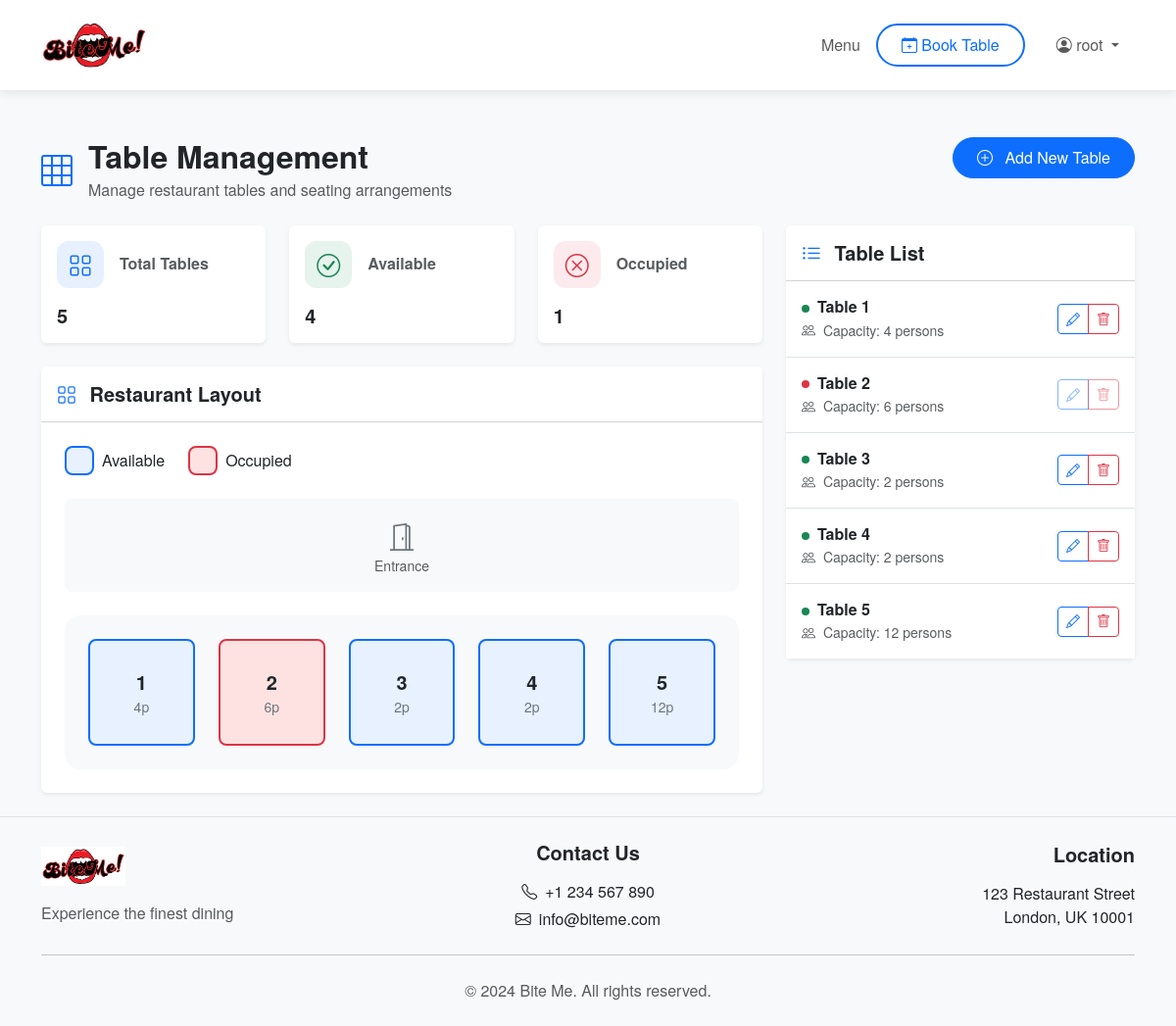
Page /manage/tables/ (signed in) on the committed database.
### booking/models.py (models this page shows, shortened)
class Table(models.Model):
    number = models.CharField(max_length=10)
    capacity = models.IntegerField()
    class Meta:
        ordering = ['number']

### booking/views.py (the view, shortened to what this page needs)
# urls.py: path('manage/tables/', admin_tables_view, name='admin_tables'),
@user_passes_test(lambda u: u.is_staff)
def admin_tables_view(request):
    tables = Table.objects.all().order_by('number')
    occupied_tables = Table.objects.filter(
        reservations__date=datetime.now().date(),
        reservations__canceled=False
    )
    context = {
        'tables': tables,
        'occupied_tables': occupied_tables,
        'available_tables': tables.count() - occupied_tables.count()
    }
    return render(request, 'booking/admin/tables.html', context)

### booking/templates/booking/admin/tables.html (shortened to what this page needs)
{% extends 'booking/base.html' %}
{% load static %}
{% block content %}
<div class="container py-4">
    <div class="row mb-4">
        <div class="col-lg-8">
            <div class="d-flex align-items-center">
                <i class="bi bi-grid-3x3 fs-2 text-primary me-3"></i>
                <div>
                    <h2 class="mb-1">Table Management</h2>
                    <p class="text-muted mb-0">Manage restaurant tables and seating arrangements</p>
                </div>
            </div>
        </div>
        <div class="col-lg-4">
            <div class="d-flex justify-content-lg-end">
                <button class="btn btn-primary" data-bs-toggle="modal" data-bs-target="#addTableModal">
                    <i class="bi bi-plus-circle me-2"></i> Add New Table
                </button>
            </div>
        </div>
    </div>
    <div class="row g-4">
        <div class="col-lg-8">
            <div class="row g-4 mb-4">
                <div class="col-md-4">
                    <div class="card border-0 shadow-sm">
                        <div class="card-body">
                            <div class="d-flex align-items-center mb-3">
                                <div class="stats-icon bg-primary bg-opacity-10 text-primary">
                                    <i class="bi bi-grid"></i>
                                </div>
                                <h6 class="card-subtitle ms-3 text-muted">Total Tables</h6>
                            </div>
                            <h3 class="card-title mb-0">{{ tables.count }}</h3>
                        </div>
                    </div>
                </div>
                <div class="col-md-4">
                    <div class="card border-0 shadow-sm">
                        <div class="card-body">
                            <div class="d-flex align-items-center mb-3">
                                <div class="stats-icon bg-success bg-opacity-10 text-success">
                                    <i class="bi bi-check-circle"></i>
                                </div>
                                <h6 class="card-subtitle ms-3 text-muted">Available</h6>
                            </div>
                            <h3 class="card-title mb-0">{{ available_tables }}</h3>
                        </div>
                    </div>
                </div>
                <div class="col-md-4">
                    <div class="card border-0 shadow-sm">
                        <div class="card-body">
                            <div class="d-flex align-items-center mb-3">
                                <div class="stats-icon bg-danger bg-opacity-10 text-danger">
                                    <i class="bi bi-x-circle"></i>
                                </div>
                                <h6 class="card-subtitle ms-3 text-muted">Occupied</h6>
                            </div>
                            <h3 class="card-title mb-0">{{ occupied_tables.count }}</h3>
                        </div>
                    </div>
                </div>
            </div>
            <div class="card border-0 shadow-sm">
                <div class="card-header bg-white py-3">
                    <h5 class="mb-0">
                        <i class="bi bi-grid text-primary me-2"></i>
                        Restaurant Layout
                    </h5>
                </div>
                <div class="card-body p-4">
                    <div class="restaurant-layout">
                        <div class="layout-legend mb-4">
                            <div class="d-flex flex-wrap gap-4">
                                <div class="d-flex align-items-center">
                                    <div class="table-indicator available"></div>
                                    <span class="ms-2">Available</span>
                                </div>
                                <div class="d-flex align-items-center">
                                    <div class="table-indicator occupied"></div>
                                    <span class="ms-2">Occupied</span>
                                </div>
                            </div>
                        </div>
                        <div class="layout-grid">
                            <div class="entrance-area text-center mb-4">
                                <i class="bi bi-door-open fs-3"></i>
                                <div class="small text-muted">Entrance</div>
                            </div>
                            <div class="tables-grid">
                                {% for table in tables %}
                                    <div class="table-item {% if table in occupied_tables %}occupied{% else %}available{% endif %}"
                                         data-bs-toggle="tooltip"
                                         data-bs-title="Table {{ table.number }} ({{ table.capacity }} persons)">
                                        <div class="table-number">{{ table.number }}</div>
                                        <div class="table-capacity">{{ table.capacity }}p</div>
                                    </div>
                                {% endfor %}
                            </div>
                        </div>
                    </div>
                </div>
            </div>
        </div>
        <div class="col-lg-4">
            <div class="card border-0 shadow-sm">
                <div class="card-header bg-white py-3">
                    <h5 class="mb-0">
                        <i class="bi bi-list-ul text-primary me-2"></i>
                        Table List
                    </h5>
                </div>
                <div class="card-body p-0">
                    <div class="list-group list-group-flush">
                        {% for table in tables %}
                            <div class="list-group-item p-3">
                                <div class="d-flex justify-content-between align-items-center">
                                    <div>
                                        <div class="d-flex align-items-center">
                                            <div class="table-status-indicator {% if table in occupied_tables %}bg-danger{% else %}bg-success{% endif %} me-2"></div>
                                            <h6 class="mb-1">Table {{ table.number }}</h6>
                                        </div>
                                        <p class="mb-0 small text-muted">
                                            <i class="bi bi-people me-1"></i>
                                            Capacity: {{ table.capacity }} persons
                                        </p>
                                    </div>
                                    <div class="btn-group">
                                        <button class="btn btn-sm btn-outline-primary"
                                                onclick="editTable('{{ table.id }}', '{{ table.number }}', '{{ table.capacity }}')"
                                                {% if table in occupied_tables %}disabled{% endif %}
                                                data-bs-toggle="tooltip"
                                                data-bs-title="{% if table in occupied_tables %}Cannot edit occupied table{% else %}Edit table{% endif %}">
                                            <i class="bi bi-pencil"></i>
                                        </button>
                                        <button class="btn btn-sm btn-outline-danger"
                                                onclick="confirmDeleteTable('{{ table.id }}', '{{ table.number }}')"
                                                {% if table in occupied_tables %}disabled{% endif %}
                                                data-bs-toggle="tooltip"
                                                data-bs-title="{% if table in occupied_tables %}Cannot delete occupied table{% else %}Delete table{% endif %}">
                                            <i class="bi bi-trash"></i>
                                        </button>
                                    </div>
                                </div>
                            </div>
                        {% endfor %}
                    </div>
                </div>
            </div>
        </div>
    </div>
</div>
{% endblock %}

### booking/templates/booking/base.html (shortened to what this page needs)
{% load static %}
<!DOCTYPE html>
<html lang="en">
<head>
    <link rel="stylesheet" href="https://cdn.jsdelivr.net/npm/bootstrap@5.3.0/dist/css/bootstrap.min.css">
    <link rel="stylesheet" href="{% static 'css/style.css' %}">
    <link rel="stylesheet" href="https://cdn.jsdelivr.net/npm/bootstrap-icons@1.11.3/font/bootstrap-icons.min.css">
</head>
<body class="d-flex flex-column min-vh-100">
    <header class="header-main">
        <nav class="navbar navbar-expand-lg navbar-light">
            <div class="container">
                <a class="navbar-brand" href="{% url 'index' %}">
                    <img src="{% static 'img/logo.webp' %}" alt="Bite Me Logo" height="50">
                </a>
                <div class="collapse navbar-collapse justify-content-end" id="navbarNav">
                    <ul class="navbar-nav align-items-center">
                        <li class="nav-item">
                            <a class="nav-link" href="{% url 'menu' %}">Menu</a>
                        </li>
                        {% if user.is_authenticated %}
                            <li class="nav-item">
                                <a class="nav-link book-table-btn" href="{% url 'book' %}">
                                    <i class="bi bi-calendar-plus"></i> Book Table
                                </a>
                            </li>
                            <li class="nav-item dropdown">
                                <a class="nav-link dropdown-toggle" href="#" id="navbarDropdown" role="button"
                                   data-bs-toggle="dropdown" aria-expanded="false">
                                    <i class="bi bi-person-circle"></i> {{ user.username }}
                                </a>
                            </li>
                        {% endif %}
                    </ul>
                </div>
            </div>
        </nav>
    </header>
    <main class="flex-grow-1">
        {% block content %}{% endblock %}
    </main>
    <footer class="footer mt-auto py-4 bg-light">
        <div class="container">
            <div class="row g-4 align-items-center">
                <div class="col-md-4 text-center text-md-start">
                    <img src="{% static 'img/logo.webp' %}" alt="Bite Me Logo" height="40" class="mb-3">
                    <p class="text-muted mb-0">Experience the finest dining</p>
                </div>
                <div class="col-md-4 text-center">
                    <h5 class="mb-3">Contact Us</h5>
                    <p class="mb-1"><i class="bi bi-telephone me-2"></i>+1 234 567 890</p>
                    <p class="mb-0"><i class="bi bi-envelope me-2"></i>info@biteme.com</p>
                </div>
                <div class="col-md-4 text-center text-md-end">
                    <h5 class="mb-3">Location</h5>
                    <p class="mb-0">123 Restaurant Street</p>
                    <p class="mb-0">London, UK 10001</p>
                </div>
            </div>
            <hr class="my-4">
            <div class="text-center">
                <p class="text-muted mb-0">&copy; {% now "Y" %} Bite Me. All rights reserved.</p>
            </div>
        </div>
    </footer>
</body>
</html>

### booking/static/css/style.css (style rules this page uses)
body { font-family: 'Helvetica Neue', Helvetica, Arial, sans-serif; background-color: #f8f9fa; }
h2, h3, h4, h5, h6 { font-weight: 600; }
.navbar-brand img { margin-right: 10px; }
.card-title { font-size: 1.25rem; font-weight: bold; }
.card { transition: transform 0.2s ease-in-out; }

### booking/templates/booking/admin/tables.html (style rules this page uses)
.stats-icon { width: 48px; height: 48px; border-radius: 12px; display: flex; align-items: center; justify-content: center; }
.stats-icon i { font-size: 24px; }
.table-status-indicator { width: 8px; height: 8px; border-radius: 50%; }
.restaurant-layout { position: relative; }
.layout-grid { max-width: 800px; margin: 0 auto; }
.table-indicator { width: 30px; height: 30px; border-radius: 8px; }
.table-indicator.available { background-color: #e7f1ff; border: 2px solid #0d6efd; }
.table-indicator.occupied { background-color: #fee2e2; border: 2px solid #dc3545; }
.tables-grid { display: grid; grid-template-columns: repeat(auto-fit, minmax(100px, 1fr)); gap: 1.5rem; padding: 1.5rem; background-color: #f8f9fa; border-radius: 1rem; }
.table-item { aspect-ratio: 1; border: 2px solid; border-radius: 8px; display: flex; flex-direction: column; align-items: center; justify-content: center; transition: all 0.2s ease-in-out; }
.table-item.available { background-color: #e7f1ff; border-color: #0d6efd; }
.table-item.occupied { background-color: #fee2e2; border-color: #dc3545; }
.table-number { font-weight: 600; font-size: 1.25rem; }
.table-capacity { font-size: 0.875rem; color: #6c757d; }
.entrance-area { color: #6c757d; padding: 1rem; background-color: #f8f9fa; border-radius: 0.5rem; }
.btn-group .btn { padding: 0.25rem 0.5rem; }
.btn-group .btn:disabled { opacity: 0.5; cursor: not-allowed; }

### booking/templates/booking/base.html (style rules this page uses)
.header-main { background-color: #fff; box-shadow: 0 2px 10px rgba(0,0,0,0.1); position: relative; z-index: 1000; }
.navbar { padding-top: 1rem; padding-bottom: 1rem; }
.navbar-brand { font-weight: 700; }
.nav-link { font-weight: 500; padding: 0.5rem 1rem !important; transition: color 0.3s ease; }
.book-table-btn { color: #0d6efd !important; border: 2px solid #0d6efd; border-radius: 50px; padding: 0.5rem 1.5rem !important; margin-right: 1rem; transition: all 0.3s ease; }
.btn-primary { border-radius: 50px; padding: 0.5rem 1.5rem; }
.footer { background-color: #f8f9fa; border-top: 1px solid #dee2e6; }

### rows in the picture
Table: number "1", capacity "4"
Table: number "2", capacity "6"
Table: number "3", capacity "2"
Table: number "4", capacity "2"
Table: number "5", capacity "12"

### other values in the picture
{{ user.username }} "root"
{{ tables.count }} "5"
{{ available_tables }} "4"
{{ occupied_tables.count }} "1"
